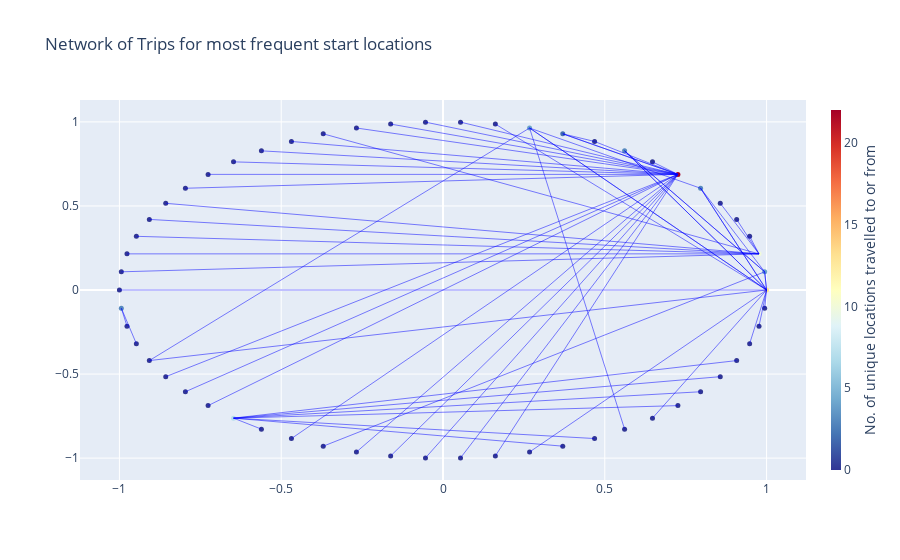

Here is the notebook cell this chart was saved with:
### Code cell
go.Figure(figure1)

### Figure 1 — Plotly figure (JSON) as saved in the notebook; plotly's stock layout.template omitted (floating-point values rounded to 4 significant figures)
{"data": [{"hoverinfo": "text", "hovertext": ["Cary", "Morrisville", "Midtown", "East Harlem", "Midtown East", "Hudson Square", "Durham", "Whitebridge", "Lake Wellingborough", "Raleigh", "Hazelwood", "Westpark Place", "Apex", "Chapel Hill", "Williamsburg Manor", "Macgregor Downs", "Edgehill Farms", "Northwoods", "Midtown West", "Preston", "Heritage Pines", "Tanglewood", "Waverly Place", "Wayne Ridge", "Alief", "Sharpstown", "Washington Avenue", "Downtown", "Greater Greenspoint", "Latta", "Kissimmee", "Orlando", "Daytona Beach", "Holly Springs", "Burtrose", "Savon Height", "Kildaire Farms", "Berkeley", "Oakland", "Summerwinds", "Banner Elk", "Stonewater", "Chessington", "Parkway", "Arlington Park at Amberly", "Farmington Woods", "Wake Forest", "Emeryville", "San Jose", "Eagle Rock", "Winston Salem", "San Francisco", "Menlo Park", "Mountain View", "El Cerrito", "Unknown Location", "Wake Co.", "Fuquay-Varina"], "marker": {"color": [13, 4, 10, 0, 0, 0, 3, 22, 0, 3, 0, 2, 4, 0, 0, 0, 0, 0, 0, 0, 0, 0, 0, 0, 0, 0, 0, 0, 0, 0, 3, 0, 0, 0, 0, 0, 0, 7, 0, 0, 0, 0, 0, 0, 0, 0, 0, 0, 0, 0, 0, 0, 0, 0, 0, 0, 0, 0], "colorbar": {"thickness": 10, "title": {"side": "right", "text": "No. of unique locations travelled to or from"}, "xanchor": "left"}, "colorscale": [[0, "rgb(165,0,38)"], [0.1, "rgb(215,48,39)"], [0.2, "rgb(244,109,67)"], [0.3, "rgb(253,174,97)"], [0.4, "rgb(254,224,144)"], [0.5, "rgb(255,255,191)"], [0.6, "rgb(224,243,248)"], [0.7, "rgb(171,217,233)"], [0.8, "rgb(116,173,209)"], [0.9, "rgb(69,117,180)"], [1, "rgb(49,54,149)"]], "reversescale": true, "showscale": true, "size": 5}, "mode": "markers", "type": "scatter", "x": [1, 0.9941, 0.9766, 0.9477, 0.9076, 0.8569, 0.7961, 0.726, 0.6474, 0.5612, 0.4684, 0.3701, 0.2675, 0.1618, 0.05414, -0.05414, -0.1618, -0.2675, -0.3701, -0.4684, -0.5612, -0.6474, -0.726, -0.7961, -0.8569, -0.9076, -0.9477, -0.9766, -0.9941, -1.0, -0.9941, -0.9766, -0.9477, -0.9076, -0.8569, -0.7961, -0.726, -0.6474, -0.5612, -0.4684, -0.3701, -0.2675, -0.1618, -0.05414, 0.05414, 0.1618, 0.2675, 0.3701, 0.4684, 0.5612, 0.6474, 0.726, 0.7961, 0.8569, 0.9076, 0.9477, 0.9766, 0.9941], "y": [-3.374e-09, 0.1081, 0.215, 0.3193, 0.4199, 0.5156, 0.6052, 0.6877, 0.7622, 0.8277, 0.8835, 0.929, 0.9635, 0.9868, 0.9985, 0.9985, 0.9868, 0.9635, 0.929, 0.8835, 0.8277, 0.7622, 0.6877, 0.6052, 0.5156, 0.4199, 0.3193, 0.215, 0.1081, -9.08e-08, -0.1081, -0.215, -0.3193, -0.4199, -0.5156, -0.6052, -0.6877, -0.7622, -0.8277, -0.8835, -0.929, -0.9636, -0.9868, -0.9985, -0.9985, -0.9868, -0.9636, -0.929, -0.8835, -0.8277, -0.7622, -0.6877, -0.6052, -0.5156, -0.4199, -0.3193, -0.215, -0.1081]}, {"line": {"color": "Blue", "width": 0.5}, "mode": "lines", "type": "scatter", "x": [1, 1, null], "y": [-3.374e-09, -3.374e-09, null]}, {"line": {"color": "Blue", "width": 0.5}, "mode": "lines", "type": "scatter", "x": [1, 0.9941, null], "y": [-3.374e-09, 0.1081, null]}, {"line": {"color": "Blue", "width": 0.5}, "mode": "lines", "type": "scatter", "x": [1, 0.7961, null], "y": [-3.374e-09, 0.6052, null]}, {"line": {"color": "Blue", "width": 0.5}, "mode": "lines", "type": "scatter", "x": [1, 0.5612, null], "y": [-3.374e-09, 0.8277, null]}, {"line": {"color": "Blue", "width": 0.5}, "mode": "lines", "type": "scatter", "x": [1, 0.2675, null], "y": [-3.374e-09, 0.9635, null]}, {"line": {"color": "Blue", "width": 0.5}, "mode": "lines", "type": "scatter", "x": [1, 0.1618, null], "y": [-3.374e-09, 0.9868, null]}, {"line": {"color": "Blue", "width": 0.5}, "mode": "lines", "type": "scatter", "x": [1, -1.0, null], "y": [-3.374e-09, -9.08e-08, null]}, {"line": {"color": "Blue", "width": 0.5}, "mode": "lines", "type": "scatter", "x": [1, -0.9076, null], "y": [-3.374e-09, -0.4199, null]}, {"line": {"color": "Blue", "width": 0.5}, "mode": "lines", "type": "scatter", "x": [1, 0.2675, null], "y": [-3.374e-09, -0.9636, null]}, {"line": {"color": "Blue", "width": 0.5}, "mode": "lines", "type": "scatter", "x": [1, 0.6474, null], "y": [-3.374e-09, -0.7622, null]}, {"line": {"color": "Blue", "width": 0.5}, "mode": "lines", "type": "scatter", "x": [1, 0.9477, null], "y": [-3.374e-09, -0.3193, null]}, {"line": {"color": "Blue", "width": 0.5}, "mode": "lines", "type": "scatter", "x": [1, 0.9766, null], "y": [-3.374e-09, -0.215, null]}, {"line": {"color": "Blue", "width": 0.5}, "mode": "lines", "type": "scatter", "x": [1, 0.9941, null], "y": [-3.374e-09, -0.1081, null]}, {"line": {"color": "Blue", "width": 0.5}, "mode": "lines", "type": "scatter", "x": [0.9941, 1, null], "y": [0.1081, -3.374e-09, null]}, {"line": {"color": "Blue", "width": 0.5}, "mode": "lines", "type": "scatter", "x": [0.9941, 0.5612, null], "y": [0.1081, 0.8277, null]}, {"line": {"color": "Blue", "width": 0.5}, "mode": "lines", "type": "scatter", "x": [0.9941, 0.9941, null], "y": [0.1081, 0.1081, null]}, {"line": {"color": "Blue", "width": 0.5}, "mode": "lines", "type": "scatter", "x": [0.9941, -0.3701, null], "y": [0.1081, -0.929, null]}, {"line": {"color": "Blue", "width": 0.5}, "mode": "lines", "type": "scatter", "x": [0.9766, 0.9477, null], "y": [0.215, 0.3193, null]}, {"line": {"color": "Blue", "width": 0.5}, "mode": "lines", "type": "scatter", "x": [0.9766, 0.9076, null], "y": [0.215, 0.4199, null]}, {"line": {"color": "Blue", "width": 0.5}, "mode": "lines", "type": "scatter", "x": [0.9766, 0.8569, null], "y": [0.215, 0.5156, null]}, {"line": {"color": "Blue", "width": 0.5}, "mode": "lines", "type": "scatter", "x": [0.9766, -0.3701, null], "y": [0.215, 0.929, null]}, {"line": {"color": "Blue", "width": 0.5}, "mode": "lines", "type": "scatter", "x": [0.9766, -0.8569, null], "y": [0.215, 0.5156, null]}, {"line": {"color": "Blue", "width": 0.5}, "mode": "lines", "type": "scatter", "x": [0.9766, 0.9766, null], "y": [0.215, 0.215, null]}, {"line": {"color": "Blue", "width": 0.5}, "mode": "lines", "type": "scatter", "x": [0.9766, -0.9076, null], "y": [0.215, 0.4199, null]}, {"line": {"color": "Blue", "width": 0.5}, "mode": "lines", "type": "scatter", "x": [0.9766, -0.9477, null], "y": [0.215, 0.3193, null]}, {"line": {"color": "Blue", "width": 0.5}, "mode": "lines", "type": "scatter", "x": [0.9766, -0.9766, null], "y": [0.215, 0.215, null]}, {"line": {"color": "Blue", "width": 0.5}, "mode": "lines", "type": "scatter", "x": [0.9766, -0.9941, null], "y": [0.215, 0.1081, null]}, {"line": {"color": "Blue", "width": 0.5}, "mode": "lines", "type": "scatter", "x": [0.7961, 1, null], "y": [0.6052, -3.374e-09, null]}, {"line": {"color": "Blue", "width": 0.5}, "mode": "lines", "type": "scatter", "x": [0.7961, 0.9941, null], "y": [0.6052, 0.1081, null]}, {"line": {"color": "Blue", "width": 0.5}, "mode": "lines", "type": "scatter", "x": [0.7961, 0.2675, null], "y": [0.6052, 0.9635, null]}, {"line": {"color": "Blue", "width": 0.5}, "mode": "lines", "type": "scatter", "x": [0.726, 0.6474, null], "y": [0.6877, 0.7622, null]}, {"line": {"color": "Blue", "width": 0.5}, "mode": "lines", "type": "scatter", "x": [0.726, 0.4684, null], "y": [0.6877, 0.8835, null]}, {"line": {"color": "Blue", "width": 0.5}, "mode": "lines", "type": "scatter", "x": [0.726, 0.3701, null], "y": [0.6877, 0.929, null]}, {"line": {"color": "Blue", "width": 0.5}, "mode": "lines", "type": "scatter", "x": [0.726, 0.05414, null], "y": [0.6877, 0.9985, null]}, {"line": {"color": "Blue", "width": 0.5}, "mode": "lines", "type": "scatter", "x": [0.726, -0.05414, null], "y": [0.6877, 0.9985, null]}, {"line": {"color": "Blue", "width": 0.5}, "mode": "lines", "type": "scatter", "x": [0.726, -0.1618, null], "y": [0.6877, 0.9868, null]}, {"line": {"color": "Blue", "width": 0.5}, "mode": "lines", "type": "scatter", "x": [0.726, -0.2675, null], "y": [0.6877, 0.9635, null]}, {"line": {"color": "Blue", "width": 0.5}, "mode": "lines", "type": "scatter", "x": [0.726, -0.4684, null], "y": [0.6877, 0.8835, null]}, {"line": {"color": "Blue", "width": 0.5}, "mode": "lines", "type": "scatter", "x": [0.726, -0.5612, null], "y": [0.6877, 0.8277, null]}, {"line": {"color": "Blue", "width": 0.5}, "mode": "lines", "type": "scatter", "x": [0.726, -0.6474, null], "y": [0.6877, 0.7622, null]}, {"line": {"color": "Blue", "width": 0.5}, "mode": "lines", "type": "scatter", "x": [0.726, -0.726, null], "y": [0.6877, 0.6877, null]}, {"line": {"color": "Blue", "width": 0.5}, "mode": "lines", "type": "scatter", "x": [0.726, -0.7961, null], "y": [0.6877, 0.6052, null]}, {"line": {"color": "Blue", "width": 0.5}, "mode": "lines", "type": "scatter", "x": [0.726, 0.726, null], "y": [0.6877, 0.6877, null]}, {"line": {"color": "Blue", "width": 0.5}, "mode": "lines", "type": "scatter", "x": [0.726, -0.8569, null], "y": [0.6877, -0.5156, null]}, {"line": {"color": "Blue", "width": 0.5}, "mode": "lines", "type": "scatter", "x": [0.726, -0.7961, null], "y": [0.6877, -0.6052, null]}, {"line": {"color": "Blue", "width": 0.5}, "mode": "lines", "type": "scatter", "x": [0.726, -0.726, null], "y": [0.6877, -0.6877, null]}, {"line": {"color": "Blue", "width": 0.5}, "mode": "lines", "type": "scatter", "x": [0.726, -0.4684, null], "y": [0.6877, -0.8835, null]}, {"line": {"color": "Blue", "width": 0.5}, "mode": "lines", "type": "scatter", "x": [0.726, -0.2675, null], "y": [0.6877, -0.9636, null]}, {"line": {"color": "Blue", "width": 0.5}, "mode": "lines", "type": "scatter", "x": [0.726, -0.1618, null], "y": [0.6877, -0.9868, null]}, {"line": {"color": "Blue", "width": 0.5}, "mode": "lines", "type": "scatter", "x": [0.726, -0.05414, null], "y": [0.6877, -0.9985, null]}, {"line": {"color": "Blue", "width": 0.5}, "mode": "lines", "type": "scatter", "x": [0.726, 0.05414, null], "y": [0.6877, -0.9985, null]}, {"line": {"color": "Blue", "width": 0.5}, "mode": "lines", "type": "scatter", "x": [0.726, 0.1618, null], "y": [0.6877, -0.9868, null]}, {"line": {"color": "Blue", "width": 0.5}, "mode": "lines", "type": "scatter", "x": [0.5612, 1, null], "y": [0.8277, -3.374e-09, null]}, {"line": {"color": "Blue", "width": 0.5}, "mode": "lines", "type": "scatter", "x": [0.5612, 0.5612, null], "y": [0.8277, 0.8277, null]}, {"line": {"color": "Blue", "width": 0.5}, "mode": "lines", "type": "scatter", "x": [0.5612, 0.9941, null], "y": [0.8277, 0.1081, null]}, {"line": {"color": "Blue", "width": 0.5}, "mode": "lines", "type": "scatter", "x": [0.3701, 0.726, null], "y": [0.929, 0.6877, null]}, {"line": {"color": "Blue", "width": 0.5}, "mode": "lines", "type": "scatter", "x": [0.3701, 0.4684, null], "y": [0.929, 0.8835, null]}, {"line": {"color": "Blue", "width": 0.5}, "mode": "lines", "type": "scatter", "x": [0.2675, 1, null], "y": [0.9635, -3.374e-09, null]}, {"line": {"color": "Blue", "width": 0.5}, "mode": "lines", "type": "scatter", "x": [0.2675, 0.2675, null], "y": [0.9635, 0.9635, null]}, {"line": {"color": "Blue", "width": 0.5}, "mode": "lines", "type": "scatter", "x": [0.2675, 0.5612, null], "y": [0.9635, -0.8277, null]}, {"line": {"color": "Blue", "width": 0.5}, "mode": "lines", "type": "scatter", "x": [0.2675, -0.9076, null], "y": [0.9635, -0.4199, null]}, {"line": {"color": "Blue", "width": 0.5}, "mode": "lines", "type": "scatter", "x": [-0.9941, -0.9766, null], "y": [-0.1081, -0.215, null]}, {"line": {"color": "Blue", "width": 0.5}, "mode": "lines", "type": "scatter", "x": [-0.9941, -0.9941, null], "y": [-0.1081, -0.1081, null]}, {"line": {"color": "Blue", "width": 0.5}, "mode": "lines", "type": "scatter", "x": [-0.9941, -0.9477, null], "y": [-0.1081, -0.3193, null]}, {"line": {"color": "Blue", "width": 0.5}, "mode": "lines", "type": "scatter", "x": [-0.6474, -0.5612, null], "y": [-0.7622, -0.8277, null]}, {"line": {"color": "Blue", "width": 0.5}, "mode": "lines", "type": "scatter", "x": [-0.6474, 0.3701, null], "y": [-0.7622, -0.929, null]}, {"line": {"color": "Blue", "width": 0.5}, "mode": "lines", "type": "scatter", "x": [-0.6474, 0.4684, null], "y": [-0.7622, -0.8835, null]}, {"line": {"color": "Blue", "width": 0.5}, "mode": "lines", "type": "scatter", "x": [-0.6474, 0.726, null], "y": [-0.7622, -0.6877, null]}, {"line": {"color": "Blue", "width": 0.5}, "mode": "lines", "type": "scatter", "x": [-0.6474, 0.7961, null], "y": [-0.7622, -0.6052, null]}, {"line": {"color": "Blue", "width": 0.5}, "mode": "lines", "type": "scatter", "x": [-0.6474, 0.8569, null], "y": [-0.7622, -0.5156, null]}, {"line": {"color": "Blue", "width": 0.5}, "mode": "lines", "type": "scatter", "x": [-0.6474, 0.9076, null], "y": [-0.7622, -0.4199, null]}], "layout": {"hovermode": "closest", "showlegend": false, "title": {"text": "Network of Trips for most frequent start locations"}}}
